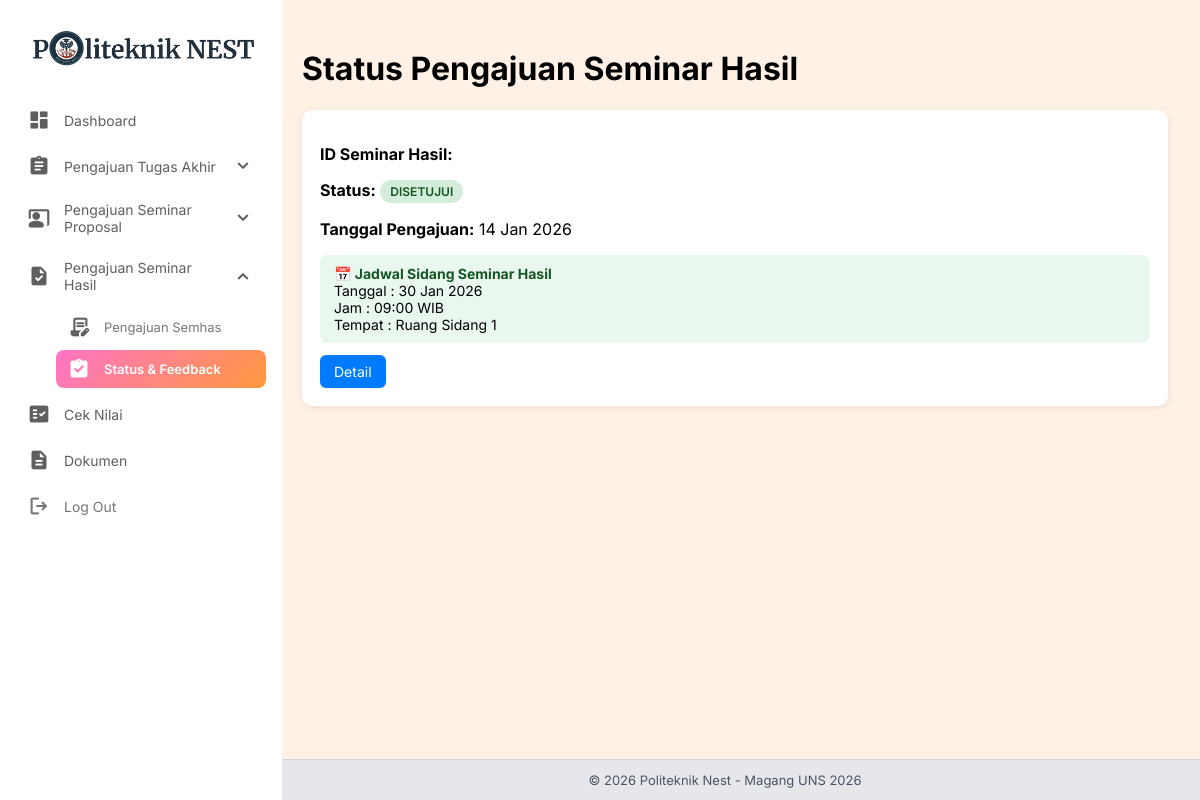
The app's page /mahasiswa/semhas/status.php (signed in) with its own data.
### tables this page shows
CREATE TABLE `pengajuan_semhas` (
  `id` int NOT NULL,
  `mahasiswa_id` int NOT NULL,
  `pengajuan_ta_id` int NOT NULL,
  `file_berita_acara` varchar(255) DEFAULT NULL,
  `file_persetujuan_laporan` varchar(255) DEFAULT NULL,
  `file_pendaftaran_ujian` varchar(255) DEFAULT NULL,
  `file_buku_konsultasi` varchar(255) DEFAULT NULL,
  `status` enum('diajukan','revisi','disetujui','ditolak') DEFAULT 'diajukan',
  `catatan` text,
  `created_at` timestamp NULL DEFAULT CURRENT_TIMESTAMP,
  `status_file_berita_acara` enum('pending','valid','revisi') DEFAULT 'pending',
  `catatan_file_berita_acara` text,
  `status_file_persetujuan_laporan` enum('pending','valid','revisi') DEFAULT 'pending',
  `catatan_file_persetujuan_laporan` text,
  `status_file_pendaftaran_ujian` enum('pending','valid','revisi') DEFAULT 'pending',
  `catatan_file_pendaftaran_ujian` text,
  `status_file_buku_konsultasi` enum('pending','valid','revisi') DEFAULT 'pending',
  `catatan_file_buku_konsultasi` text,
  `tanggal_sidang` date DEFAULT NULL,
  `jam_sidang` time DEFAULT NULL,
  `tempat_sidang` varchar(100) DEFAULT NULL
);

### mahasiswa/semhas/status.php (the view, shortened to what this page needs)
<?php
require "../../config/connection.php";
$stmt = $pdo->prepare("
    SELECT *
    FROM pengajuan_semhas
    WHERE mahasiswa_id = ?
    ORDER BY created_at DESC
");
$stmt->execute([$_SESSION['user']['id']]);
$data = $stmt->fetchAll(PDO::FETCH_ASSOC);
?>
<!DOCTYPE html>
<html lang="id">
<head>
</head>
<body>
<?php include "../sidebar.php"; ?>
<div class="main-content">
<h1>Status Pengajuan Seminar Hasil</h1>
<?php foreach ($data as $d): ?>
<div class="card">
    <p><b>ID Seminar Hasil:</b> <?= htmlspecialchars($d['id_semhas']) ?></p>
    <p>
        <b>Status:</b>
        <span class="badge badge-<?= $d['status'] ?>">
            <?= strtoupper($d['status']) ?>
        </span>
    </p>
    <p>
        <b>Tanggal Pengajuan:</b>
        <?= date('d M Y', strtotime($d['created_at'])) ?>
    </p>
    <?php if (!empty($d['tanggal_sidang'])): ?>
        <div class="jadwal">
            <b>📅 Jadwal Sidang Seminar Hasil</b><br>
            Tanggal : <?= date('d M Y', strtotime($d['tanggal_sidang'])) ?><br>
            Jam     : <?= substr($d['jam_sidang'], 0, 5) ?> WIB<br>
            Tempat  : <?= htmlspecialchars($d['tempat_sidang']) ?>
        </div>
    <?php endif; ?>
    <div class="actions">
        <a class="btn-detail" href="detail.php?id=<?= $d['id'] ?>">Detail</a>
    </div>
</div>
<?php endforeach; ?>
</div>
</body>
</html>

### mahasiswa/semhas/status.php (style rules this page uses)
.card { background:#fff; padding:18px; border-radius:10px; margin-bottom:15px; box-shadow:0 2px 6px rgba(0,0,0,.08); }
.badge { display:inline-block; padding:4px 10px; border-radius:20px; font-size:12px; font-weight:600; }
.badge-disetujui { background:#d4edda; color:#155724; }
.jadwal { margin-top:10px; background:#e9f7ef; padding:10px 14px; border-radius:8px; font-size:14px; }
.jadwal b { color:#155724; }
.actions { margin-top:12px; }
.actions a { display:inline-block; padding:8px 14px; border-radius:6px; text-decoration:none; font-size:14px; margin-right:6px; }
.btn-detail { background:#007bff; color:#fff; }

### mahasiswa/sidebar.php (style rules this page uses)
:root { --pink: #FF74C7; --orange: #FF983D; --gradient: linear-gradient(135deg, #FF74C7, #FF983D); }
body { background-color: #FFF1E5; font-family: 'Inter', sans-serif !important; margin: 0; }
.main-content { margin-left: 270px; padding: 28px 32px; margin-bottom: 60px; }

### mahasiswa/footer.php (style rules this page uses)
:root { --pink: #FF74C7; --orange: #FF983D; --gradient: linear-gradient(135deg, #FF74C7, #FF983D); }

### records on screen
pengajuan_semhas: status "DISETUJUI", created_at "14 Jan 2026", tanggal_sidang "30 Jan 2026", jam_sidang "09:00", tempat_sidang "Ruang Sidang 1"
